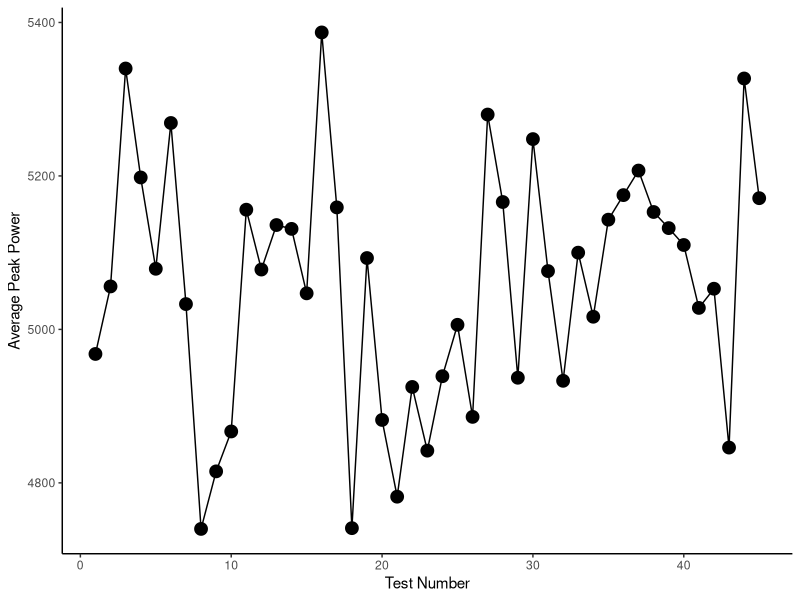
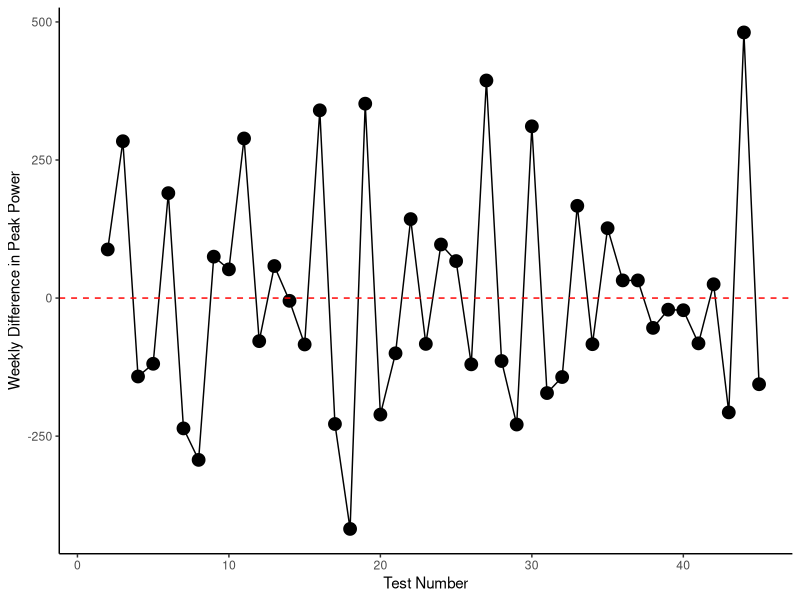
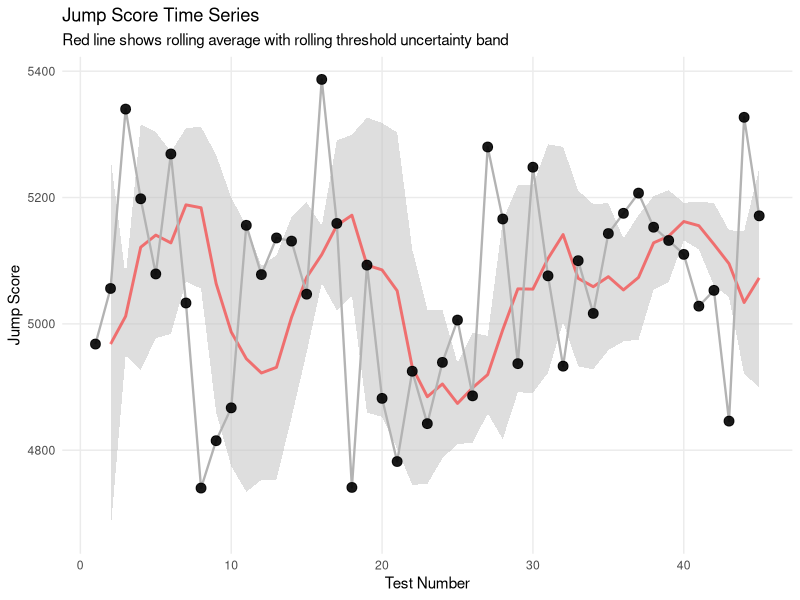
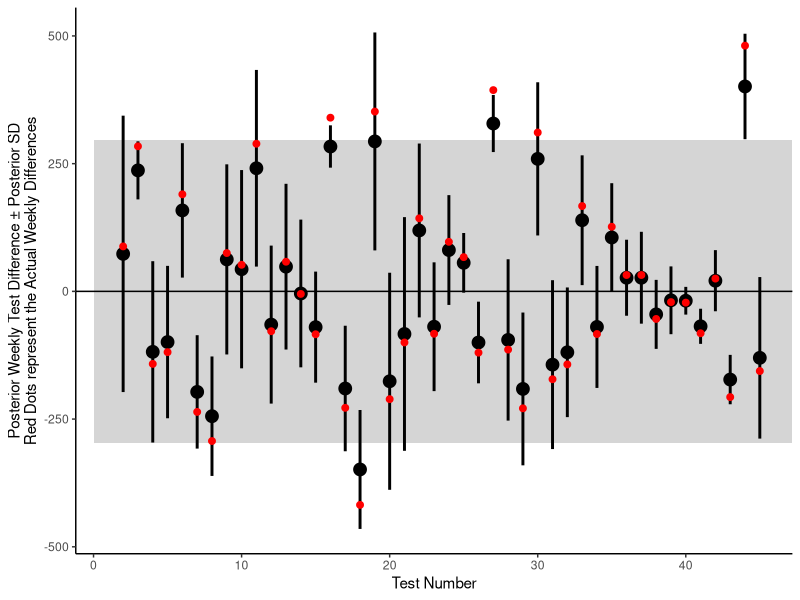
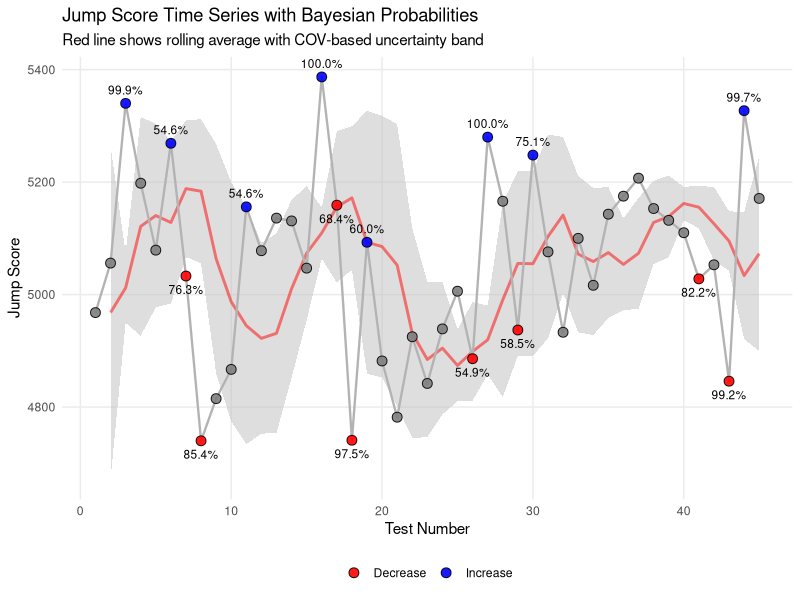
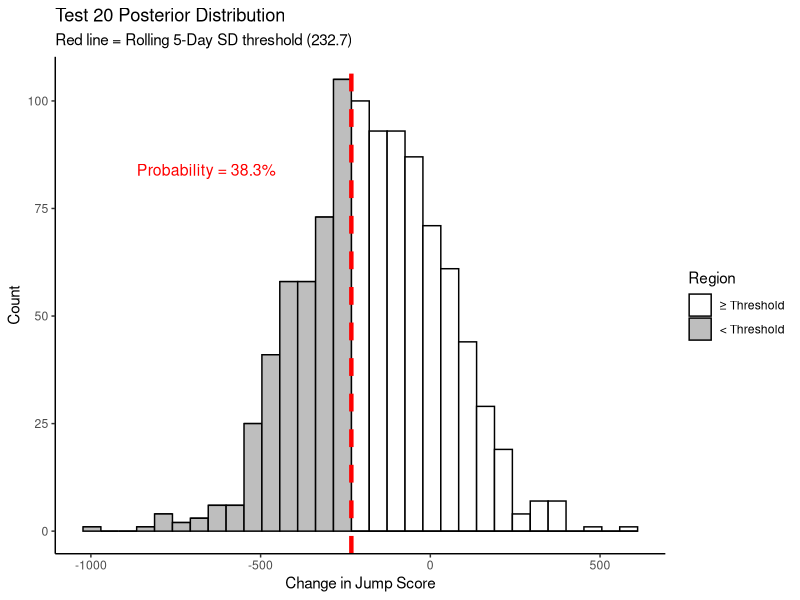
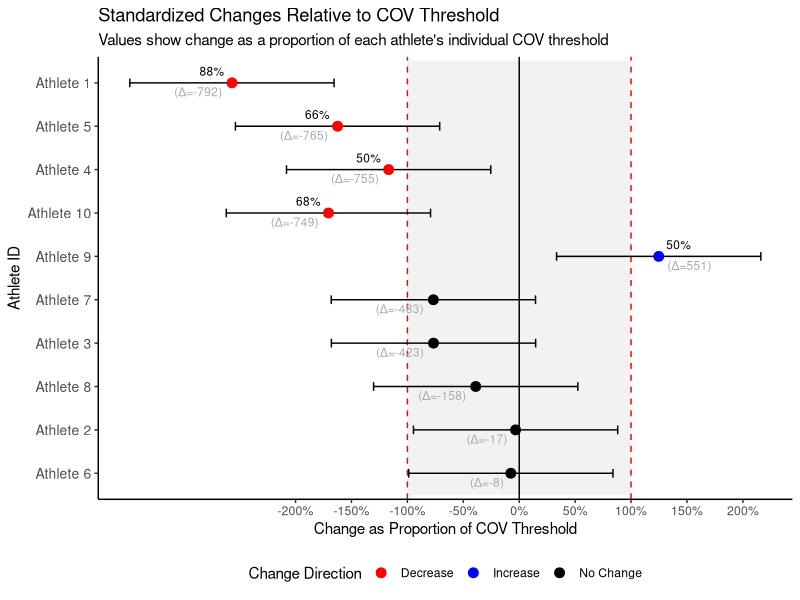

Generate these figures, in order, with R:
# Appendix Code
# Probability a Change has Occurred - Bayes
# 
# 
# Simple Proof of Concept
# •	We are testing CMJ data in an athlete as a measure of "readiness" and "fitness" 
# •	We will use “jump_score” to keep it simple 
# •	We test twice a week and retain the mean jump score (average peak concentric power).


#================================================================================================
# 1. Install & Load Packages
#================================================================================================

install.packages('tidyverse')
install.packages('ggridges')
install.packages('zoo')

library(tidyverse)
library(ggridges)
library(zoo)

# set standard plot theme
theme_set(theme_bw())

#===============================================================================================
# 2. Simulate data
#===============================================================================================

# Set random seed for reproducibility
set.seed(123)

# Parameters
n_tests <- 45             # number of total tests performed by the athlete
base_score <- 5000        # average jump score
trend <- 2                # slight upward trend per test
seasonal_amp <- 100       # amplitude of seasonal variation
noise_sd <- 150           # standard deviation of random noise
na_prob <- 0.05           # probability of having missing data

# Simulate data
simulated_scores <- numeric(n_tests)
for(i in 1:n_tests) {
  # Combine:
  # 1. Base score
  # 2. Slight trend
  # 3. Seasonal variation (sine wave)
  # 4. Random noise
  simulated_scores[i] <- base_score +
    trend * i +
    seasonal_amp * sin(2 * pi * i / 12) +  # 12-test cycle
    rnorm(1, 0, noise_sd)
}

# Add some NAs (missing values) randomly
na_positions <- sample(1:n_tests, size = round(n_tests * na_prob))
simulated_scores[na_positions] <- NA

# Round to whole numbers like the original data
simulated_scores <- round(simulated_scores)

# Get the total number of jumps
n_jumps <- length(simulated_scores)

#================================================================================================
# 3. Create the data frame and calculate rolling 5 obseration average for jump score
#================================================================================================

# Create a data frame with test scores
dat <- data.frame(
  test_num = 1:n_jumps,
  avg_jump_score = simulated_scores
)

# Handle missing values by taking the avgerage of last 3 tests
dat <- dat %>% 
  mutate(
    avg_jump_score = ifelse(
      is.na(avg_jump_score), 
      rollapply(avg_jump_score, width = 3, FUN = mean, fill = NA, align = "right", na.rm = TRUE),
      avg_jump_score)
  )

# Define window size for rolling calculations
window_size <- 5    # Looking back at previous 5 tests
default_cov <- 4.0  # Default COV when insufficient data (3%)

# Calculate basic rolling statistics and the difference between consecutive tests
dat <- dat %>%
  mutate(
    # Get average of the previous 5 tests
    rolling_avg = rollapply(
      data = avg_jump_score, 
      width = pmin(test_num, window_size), # Use fewer tests for early observations
      FUN = mean, 
      fill = NA, 
      align = "right"
    ),
    rolling_avg = lag(rolling_avg),  # Shift to exclude current test
    
    # Get standard deviation of previous 5 tests
    rolling_sd = rollapply(
      data = avg_jump_score, 
      width = pmin(test_num, window_size),
      FUN = sd, 
      fill = NA, 
      align = "right"
    ),
    rolling_sd = lag(rolling_sd), # Shift to exclude current test
    
    # Calculate difference between consecutive tests
    test_diff = avg_jump_score - lag(avg_jump_score)
  )


# Plot 1: Time series with original values

plot1 <- dat %>%
  ggplot(aes(x = test_num, y = avg_jump_score)) +
  geom_point(size = 4) +
  geom_line() +
  labs(x = "Test Number",
       y = "Average Peak Power") +
  theme_classic()

plot1

# Plot 2: Plot of Test differences
plot2 <- dat %>%
  ggplot(aes(x = test_num, y = test_diff)) +
  geom_point(size = 4) +
  geom_line() +
  geom_hline(yintercept = 0,
             linetype = "dashed",
             color = "red") +
  labs(x = "Test Number",
       y = "Weekly Difference in Peak Power") +
  theme_classic()

plot2

#================================================================================================
# 4. Bayesian Priors
#================================================================================================

## set up the priors from Heishman (2018)
population_mu <- 0                  # Prior belief is that the test-to-test difference is 0
r <- 0.834                          # ICC from paper
fixed_swc <- 296.2                  # SWC value from paper -- used when we don't have a SD for an athlete

# Incorporating the prior information with the observed data
dat <- dat %>%
  mutate(
    
    # if rolling SD is NA use the fixed_swc from the Heishman paper
    rolling_sd = ifelse(is.na(rolling_sd), fixed_swc, rolling_sd),
    
    # The 5 day rolling SD represents our athletes meaningful threshold
    thresh = rolling_sd,
    
    # Calculate posterior using your formula but with COV-based parameters
    posterior_mu = r * test_diff + (1 - r) * population_mu, 
    posterior_sd = sqrt(r * (thresh^2)/1)
  )

#================================================================================================
# 5. Visualize the Bayesian results
#================================================================================================

## Plot 3 -- time series of observations and rolling mean and SD
plot3 <- dat %>%
  ggplot(aes(x = test_num, y = avg_jump_score)) +
  # Add ribbon for uncertainty using COV thresholds
  geom_ribbon(aes(ymin = rolling_avg - thresh,
                  ymax = rolling_avg + thresh),
              fill = "grey",
              alpha = 0.5) +
  # add a line for the rolling average
  geom_line(aes(y = rolling_avg), 
            color = "red", 
            linewidth = 1,
            alpha = 0.5) +
  # Add a line for the observed jump score
  geom_line(linewidth = 0.8, color = "gray70") +
  # Add points for the observed jump score
  geom_point(size = 3,
             alpha = 0.9,
             na.rm = TRUE) +
  labs(title = "Jump Score Time Series",
       subtitle = "Red line shows rolling average with rolling threshold uncertainty band",
       x = "Test Number",
       y = "Jump Score") +
  theme_minimal() +
  theme(panel.grid.minor = element_blank())

plot3


## Plot 4 -- test-to-test change against fixed SWC
plot4 <- dat %>%
  ggplot(aes(x = test_num, y = posterior_mu)) +
  geom_rect(aes(ymin = -fixed_swc, ymax = fixed_swc),
            xmin = 0,
            xmax = Inf,
            fill = "light grey",
            alpha = 0.3) +
  geom_hline(yintercept = 0,
             color = "black") +
  geom_errorbar(aes(ymin = posterior_mu - posterior_sd,
                    ymax = posterior_mu + posterior_sd),
                width = 0,
                linewidth = 1) +
  geom_point(size = 4) +
  geom_point(size = 2,
             color = "red",
             aes(y = test_diff))  +
  labs(x = "Test Number",
       y = "Posterior Weekly Test Difference ± Posterior SD\nRed Dots represent the Actual Weekly Differences") +
  theme_classic()

plot4

## Plot 5
# Incorporate the Bayesian Posterior Mu and SD by calculating the
# probability that the difference from one test to the next is meaningfully
# outside of the threshold

dat <- dat %>%
  rowwise() %>%
  mutate(prob_increase = mean(rnorm(n = 1000, mean = posterior_mu, sd = posterior_sd) > thresh, na.rm = TRUE),
         prob_decrease = mean(rnorm(n = 1000, mean = posterior_mu, sd = posterior_sd) < -thresh, na.rm = TRUE),
         change_interpretation = case_when(prob_increase >= 0.5 ~ "Increase",
                                prob_decrease >= 0.5 ~ "Decrease",
                                TRUE ~ "Withing Limits"),
         plot_label = case_when(change_interpretation == "Increase" ~ prob_increase,
                                change_interpretation == "Decrease" ~ prob_decrease)) 


# plot the time series data with context about the change taking place
plot5 <- dat %>%
  ggplot(aes(x = test_num, y = avg_jump_score)) +
  # Add ribbon for uncertainty using COV thresholds
  geom_ribbon(aes(ymin = rolling_avg - thresh,
                  ymax = rolling_avg + thresh),
              fill = "grey",
              alpha = 0.5) +
  # add a line for the rolling average
  geom_line(aes(y = rolling_avg), 
            color = "red", 
            linewidth = 1,
            alpha = 0.5) +
  # Add a line for the observed jump score
  geom_line(linewidth = 0.8, color = "gray70") +
  # Add points for the observed jump score and colors for meaningful changes
  geom_point(aes(fill = change_interpretation), 
             size = 3,
             shape = 21,
             alpha = 0.9,
             na.rm = TRUE) +
  # Add labels for probabilities
  geom_text(aes(label = scales::percent(plot_label, accuracy = 0.1),
                vjust = ifelse(prob_increase > 0.5, -1, 2)),
            size = 3,
            na.rm = TRUE) +
  scale_fill_manual(values = c("Increase" = "blue", "Within Limits" = "black", "Decrease" = "red")) +
  labs(title = "Jump Score Time Series with Bayesian Probabilities",
       subtitle = "Red line shows rolling average with COV-based uncertainty band",
       x = "Test Number",
       y = "Jump Score",
       fill = NULL) +
  theme_minimal() +
  theme(panel.grid.minor = element_blank()) +
  theme(legend.position = "bottom")

plot5

#================================================================================================
# 6. Analyze a Specific Test Against the Threshold
#================================================================================================

# Pick a test number to analyze (using test 20 as an example)
obs_test <- dat %>%
  filter(test_num == 20)

# Probability calculation using COV-based threshold
obs_prob <- pnorm(q = -obs_test$thresh, 
                  mean = obs_test$posterior_mu, 
                  sd = obs_test$posterior_sd, 
                  lower.tail = TRUE)

# Print the probability
cat("Probability below threshold: ", round(obs_prob * 100, 1), "%\n")

# Simulation
set.seed(7788)
obs_sim <- rnorm(n = 1000, 
                 mean = obs_test$posterior_mu, 
                 sd = obs_test$posterior_sd)

# Convert to data frame for ggplot
sim_df <- data.frame(value = obs_sim)

# Calculate probability of being below COV threshold
prob_below_threshold <- mean(obs_sim < -obs_test$thresh)

# Create the ggplot
obs_plot <- ggplot(sim_df, aes(x = value)) +
  # Add histogram with different colors for regions above/below threshold
  geom_histogram(aes(fill = value < -obs_test$thresh), 
                 binwidth = diff(range(obs_sim))/30, 
                 color = "black", 
                 boundary = -obs_test$thresh) +
  # Set colors and legend
  scale_fill_manual(values = c("white", "grey"), 
                    name = "Region",
                    labels = c("≥ Threshold", "< Threshold")) +
  # Add vertical line at threshold
  geom_vline(xintercept = -obs_test$thresh, 
             color = "red", 
             linetype = "dashed", 
             linewidth = 1.5) +
  # Add probability text annotation
  annotate("text", 
           x = min(obs_sim) + diff(range(obs_sim))*0.2, 
           y = max(table(cut(obs_sim, 30)))*0.8,
           label = paste0("Probability = ", round(prob_below_threshold * 100, 1), "%"), 
           color = "red", 
           size = 4) +
  # Add labels
  labs(title = paste0("Test ", obs_test$test_num, " Posterior Distribution"),
       subtitle = paste0("Red line = Rolling 5-Day SD threshold (", 
                         round(obs_test$thresh, 1), ")"),
       x = "Change in Jump Score",
       y = "Count") +
  theme_classic() +
  theme(legend.position = "right")

# Display the plot
obs_plot


#================================================================================================
# 7. Multiple Athletes Comparison with Enhanced COV Visualization
#================================================================================================

# Set parameters for all athletes
window_size <- 5      # Number of previous tests to use for rolling calculations
default_cov <- 3.0    # Default COV value when insufficient data (3%)
r <- 0.834            # ICC value from Heishman (2018)

#---------------------------------------------------------------------------------------------
# Step 1: Create function to generate and analyze data for one athlete
#---------------------------------------------------------------------------------------------

generate_athlete_data <- function(athlete_id, base_score = 5000) {
  # Set parameters for simulating this athlete's data
  n_tests <- 45          # Number of tests per athlete
  trend <- 4             # Overall trend in scores
  seasonal_amp <- 400    # Seasonal variation amplitude
  noise_sd <- 400        # Random noise standard deviation
  
  # Generate scores with consistent randomization
  set.seed(athlete_id)   # Use athlete_id as seed for reproducibility
  simulated_scores <- numeric(n_tests)
  
  # Create time series with trend, seasonality and noise
  for(i in 1:n_tests) {
    simulated_scores[i] <- base_score + 
      trend * i +                                    # Add trend
      seasonal_amp * sin(2 * pi * i / 12) +         # Add seasonality
      rnorm(1, 0, noise_sd)                         # Add random noise
  }
  
  # Round scores to whole numbers
  simulated_scores <- round(simulated_scores)
  
  # Create initial dataframe for this athlete
  dat <- data.frame(
    athlete_id = paste("Athlete", athlete_id),
    test_num = 1:n_tests,
    avg_jump_score = simulated_scores
  )
  
  # Handle missing values and calculate rolling statistics
  dat <- dat %>%
    # Handle any missing values
    mutate(
      avg_jump_score = ifelse(
        is.na(avg_jump_score), 
        rollapply(avg_jump_score, width = 3, FUN = mean, fill = NA, align = "right", na.rm = TRUE),
        avg_jump_score)
    ) %>%
    # Calculate rolling average
    mutate(
      # Get average of previous tests (not including current test)
      rolling_avg = rollapply(
        data = avg_jump_score, 
        width = pmin(test_num, window_size), 
        FUN = mean, 
        fill = NA, 
        align = "right"
      ),
      rolling_avg = lag(rolling_avg),
      
      # Calculate test difference
      test_diff = avg_jump_score - lag(avg_jump_score),
      
      # Calculate rolling standard deviation
      rolling_sd = rollapply(
        data = avg_jump_score, 
        width = pmin(test_num, window_size),
        FUN = sd, 
        fill = NA, 
        align = "right"
      ),
      rolling_sd = lag(rolling_sd)
    ) %>%
    # Calculate COV and threshold
    mutate(
      # Calculate COV (Coefficient of Variation)
      rolling_cov = ifelse(
        is.na(rolling_avg) | is.na(rolling_sd) | rolling_avg == 0 | test_num < 2,
        default_cov,  # Use default when not enough data
        (rolling_sd / rolling_avg) * 100
      ),
      
      # Calculate the threshold based on COV
      cov_threshold = rolling_avg * (rolling_cov / 100)
    )
  
  # Get only the last test for each athlete for the summary plot
  last_obs <- dat %>% 
    filter(test_num == max(test_num)) %>%
    # Calculate the change from average
    mutate(
      change = avg_jump_score - rolling_avg,
      
      # Store raw COV percentage for reference
      cov_percentage = rolling_cov
    ) %>%
    # Calculate posterior using ICC-based approach
    mutate(
      # Calculate posterior using ICC (r)
      posterior_mu = r * change + (1 - r) * 0,  # 0 is population mean (no change)
      posterior_sd = sqrt(r * (cov_threshold^2)/1)
    )
  
  # Calculate probabilities using simulation
  n_sims <- 1000
  set.seed(athlete_id * 100)  # Ensure reproducible results
  sims <- rnorm(n_sims, mean = last_obs$posterior_mu, sd = last_obs$posterior_sd)
  
  # Calculate probability of meaningful increase/decrease
  last_obs$prob_increase <- mean(sims > last_obs$cov_threshold)
  last_obs$prob_decrease <- mean(sims < -last_obs$cov_threshold)
  
  return(last_obs)
}

#---------------------------------------------------------------------------------------------
# Step 2: Generate data for multiple athletes
#---------------------------------------------------------------------------------------------

# Generate data for 10 athletes
athlete_data <- map_dfr(1:10, ~generate_athlete_data(.x))

#---------------------------------------------------------------------------------------------
# Step 3: Create enhanced visualization to compare all athletes
#---------------------------------------------------------------------------------------------

# Add color and label columns
athlete_plot_data <- athlete_data %>%
  mutate(
    # Determine color based on direction of change
    point_color = case_when(
      prob_increase > 0.5 ~ "Increase",
      prob_decrease > 0.5 ~ "Decrease",
      TRUE ~ "No Change"
    ),
    
    # Create percentage labels for significant changes
    prob_label = case_when(
      prob_increase > 0.5 ~ sprintf("%d%%", round(prob_increase * 100)),
      prob_decrease > 0.5 ~ sprintf("%d%%", round(prob_decrease * 100)),
      TRUE ~ ""
    ),
    
    # Calculate ratio of change to COV threshold for visualization
    change_to_threshold_ratio = abs(change) / cov_threshold,
    
    # Create label showing COV percentage for each athlete
    cov_label = sprintf("COV: %.1f%%", cov_percentage)
  ) %>%
  # Sort by change magnitude for better visualization
  arrange(desc(abs(change)))


#---------------------------------------------------------------------------------------------
# Step 4: Create  visualization with ratio to COV
#---------------------------------------------------------------------------------------------

# Create a standardized plot showing change as percentage of COV threshold
ratio_plot <- ggplot(athlete_plot_data, aes(y = athlete_id)) +
  # Add zone representing 100% of COV threshold
  annotate("rect", 
           xmin = -1, 
           xmax = 1,
           ymin = 0.5, 
           ymax = nrow(athlete_plot_data) + 0.5,
           fill = "gray90", 
           alpha = 0.5) +
  
  # Add reference line at zero
  geom_vline(xintercept = 0, color = "black") +
  
  # Add standard threshold lines at ±100% of COV
  geom_vline(xintercept = -1, 
             color = "red", 
             linetype = "dashed") +
  geom_vline(xintercept = 1, 
             color = "red", 
             linetype = "dashed") +
  
  # Add error bars standardized by COV threshold
  geom_errorbarh(aes(xmin = (change - posterior_sd) / cov_threshold,
                     xmax = (change + posterior_sd) / cov_threshold,
                     y = athlete_id),
                 height = 0.2) +
  
  # Add the actual data points
  geom_point(aes(x = change / cov_threshold, 
                 color = point_color),
             size = 3) +
  
  # Add probability labels
  geom_text(aes(x = change / cov_threshold, 
                label = prob_label),
            hjust = ifelse(athlete_plot_data$change > 0, -0.3, 1.3), 
            vjust = -0.8, 
            size = 3) +
  
  # Add change values directly next to each point
  geom_text(aes(x = change / cov_threshold,
                label = sprintf("(Δ=%d)", round(change))),
            hjust = ifelse(athlete_plot_data$change > 0, -0.2, 1.2),
            vjust = 1.5,  # Centered vertically with the point
            size = 3,
            color = "darkgray") +
  
  # Configure colors
  scale_color_manual(values = c(
    "Increase" = "blue",
    "Decrease" = "red",
    "No Change" = "black"
  )) +
  
  # Add labels and styling
  labs(title = "Standardized Changes Relative to COV Threshold",
       subtitle = "Values show change as a proportion of each athlete's individual COV threshold",
       x = "Change as Proportion of COV Threshold",
       y = "Athlete ID",
       color = "Change Direction") +
  scale_x_continuous(
    breaks = c(-2, -1.5, -1, -0.5, 0, 0.5, 1, 1.5, 2),
    labels = c("-200%", "-150%", "-100%", "-50%", "0%", "50%", "100%", "150%", "200%")
  ) +
  theme_classic() +
  theme(
    legend.position = "bottom",
    axis.text.y = element_text(size = 10)
  ) +
  # Use scale_y_discrete to control the order
  scale_y_discrete(limits = rev(athlete_plot_data$athlete_id))

# Display the standardized plot
ratio_plot
